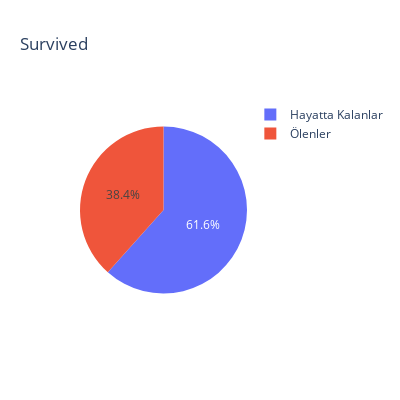
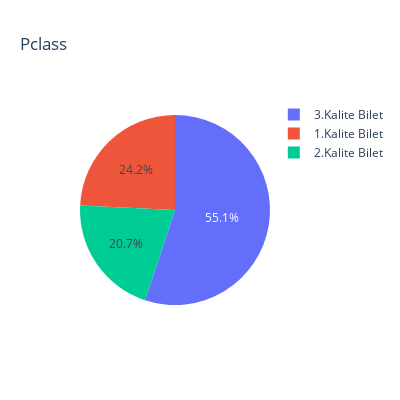
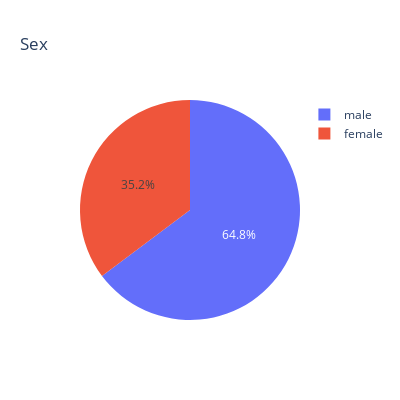
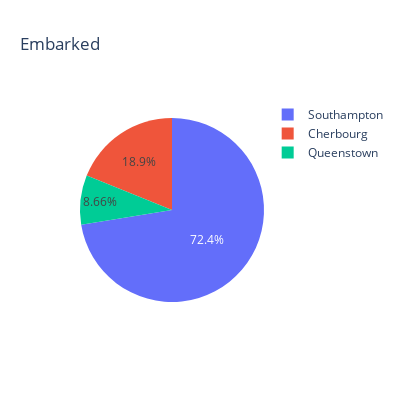

These figures' notebook cell, in order:
### Code cell
#"Survived", "Pclass", "Sex","Embarked" oranları
liste_1 = ["Survived", "Pclass", "Sex","Embarked"]
for feature in liste_1:
    value_counts = data[feature].value_counts().reset_index()
    value_counts.columns = [feature, 'Count']
    fig = px.pie(value_counts, names=feature, values='Count', title=feature)
    fig.update_layout(width=400, height=400)

    fig.show()

### Figure 1 — Plotly figure (JSON) as saved in the notebook; plotly's stock layout.template omitted (floating-point values rounded to 4 significant figures)
{"data": [{"domain": {"x": [0, 1], "y": [0, 1]}, "hovertemplate": "Survived=%{label}<br>Count=%{value}<extra></extra>", "labels": ["Hayatta Kalanlar", "Ölenler"], "legendgroup": "", "name": "", "showlegend": true, "type": "pie", "values": [549, 342]}], "layout": {"height": 400, "legend": {"tracegroupgap": 0}, "title": {"text": "Survived"}, "width": 400}}

### Figure 2 — Plotly figure (JSON) as saved in the notebook; plotly's stock layout.template omitted (floating-point values rounded to 4 significant figures)
{"data": [{"domain": {"x": [0, 1], "y": [0, 1]}, "hovertemplate": "Pclass=%{label}<br>Count=%{value}<extra></extra>", "labels": ["3.Kalite Bilet", "1.Kalite Bilet", "2.Kalite Bilet"], "legendgroup": "", "name": "", "showlegend": true, "type": "pie", "values": [491, 216, 184]}], "layout": {"height": 400, "legend": {"tracegroupgap": 0}, "title": {"text": "Pclass"}, "width": 400}}

### Figure 3 — Plotly figure (JSON) as saved in the notebook; plotly's stock layout.template omitted (floating-point values rounded to 4 significant figures)
{"data": [{"domain": {"x": [0, 1], "y": [0, 1]}, "hovertemplate": "Sex=%{label}<br>Count=%{value}<extra></extra>", "labels": ["male", "female"], "legendgroup": "", "name": "", "showlegend": true, "type": "pie", "values": [577, 314]}], "layout": {"height": 400, "legend": {"tracegroupgap": 0}, "title": {"text": "Sex"}, "width": 400}}

### Figure 4 — Plotly figure (JSON) as saved in the notebook; plotly's stock layout.template omitted (floating-point values rounded to 4 significant figures)
{"data": [{"domain": {"x": [0, 1], "y": [0, 1]}, "hovertemplate": "Embarked=%{label}<br>Count=%{value}<extra></extra>", "labels": ["Southampton", "Cherbourg", "Queenstown"], "legendgroup": "", "name": "", "showlegend": true, "type": "pie", "values": [644, 168, 77]}], "layout": {"height": 400, "legend": {"tracegroupgap": 0}, "title": {"text": "Embarked"}, "width": 400}}
